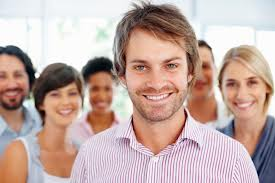
%> input picture code/grp.jpg, 275 x 183 px
$ octave code.m   (GNU Octave 9; MATLAB toolbox functions it lacks are replaced by stand-ins)
%> lines starting %> are read from the running program, lines starting %| are printed output that depends on the picture; in (x1, y1, x2, y2) boxes, pixels count from 0 and x2, y2 are one past the last pixel; in counts of white or black regions, pixels touching at a corner belong together; the program's own positions count from 1

clc;
clear all;
close all;
I=imread('grp.jpg');
%> I is the input picture: size 183x275x3 uint8; mean R, G, B 195.8, 171.5, 165.2
rgbInputImage = I;
II=I;
% [29 lines of commented-out code are left out]


segment = zeros(size(I,1), size(I,2));
figure(1)
imshow(I)
I=double(I);
%> I: size 183x275x3 double
R=I(:,:,1);
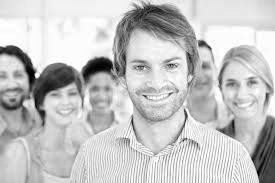
%> R: size 183x275 double; min 0, max 255, mean 195.8
G=I(:,:,2);
B=I(:,:,3);
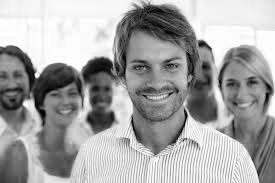
%> B: size 183x275 double; min 0, max 255, mean 165.2
cb = 0.148* I(:,:,1) - 0.291* I(:,:,2) + 0.439 * I(:,:,3) + 128; %calculating cb value using formula
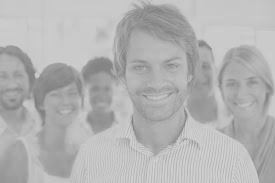
%> cb: size 183x275 double; min 127, max 210, mean 179.6
cr = 0.439 * I(:,:,1) - 0.368 * I(:,:,2) -0.071 * I(:,:,3) + 128;
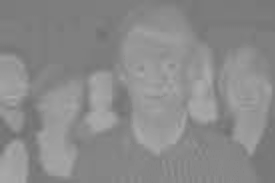
%> cr: size 183x275 double; min 112.9, max 171.3, mean 139.1
[w h]= size(I(:,:,1));
%> w = 183; h = 275
for i=1:w
    for j=1:h
        if 140<=cr(i,j) && cr(i,j)<=165 && 140<=cb(i,j) && cb(i,j)<=195
            segment(i,j)=1;
        else
            segment(i,j)=0;
        end
    end
end
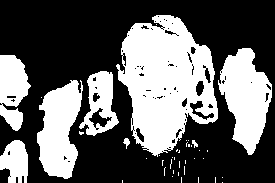
%> segment: size 183x275 double; values 0 (black) and 1 (white), 38.7% white; 41 white regions (33 under 20 px), largest, box (x1, y1, x2, y2) and area: (116, 15, 218, 157) 9011, (218, 48, 272, 155) 3453, (37, 80, 83, 179) 3036
figure(2)
imshow(segment)


% [26 lines of commented-out code are left out]

binaryImage=im2bw(segment,0.6);
figure, imshow(binaryImage);

%binary=im2bw(II,0.6);

filledBW = imfill(binaryImage,'holes');
%> filledBW: size 183x275 logical; 40.7% white; 41 white regions (33 under 20 px), largest, box (x1, y1, x2, y2) and area: (116, 15, 218, 157) 9674, (218, 48, 272, 155) 3498, (37, 80, 83, 179) 3045


figure, imshow(filledBW);

U=binaryImage;
se2 = strel('disk',1); %create structuring element
erodedBW = imerode(filledBW,se2);
%> erodedBW: size 183x275 logical; 37.5% white; 12 white regions (5 under 20 px), largest, box (x1, y1, x2, y2) and area: (119, 16, 217, 155) 9195, (219, 49, 271, 154) 3236, (38, 81, 81, 178) 2778
figure, imshow(erodedBW);

se1 = strel('disk',1);
dilateBW=imdilate(erodedBW,se1);
%> dilateBW: size 183x275 logical; 40.3% white; 11 white regions (2 under 20 px), largest, box (x1, y1, x2, y2) and area: (116, 15, 218, 156) 9633, (218, 48, 272, 155) 3488, (37, 80, 82, 179) 3017
figure, imshow(dilateBW);

dilateBW = immultiply(dilateBW,binaryImage);
%> dilateBW: size 183x275 logical; 38.3% white; 11 white regions (2 under 20 px), largest, box (x1, y1, x2, y2) and area: (116, 15, 218, 156) 8970, (218, 48, 272, 155) 3443, (37, 80, 82, 179) 3008
figure, imshow(dilateBW);

% [17 lines of commented-out code are left out]
binaryImage=dilateBW;
new = ~bwareaopen(~binaryImage,5);
%> new: size 183x275 logical; 38.4% white; 11 white regions (2 under 20 px), largest, box (x1, y1, x2, y2) and area: (116, 15, 218, 156) 9007, (218, 48, 272, 155) 3448, (37, 80, 82, 179) 3010
binaryImage=new;
% [16 lines of commented-out code are left out]


binaryImage = bwareaopen(binaryImage,2300);
%> binaryImage: size 183x275 logical; 30.7% white; 3 white regions
figure,imshow(binaryImage);

labeledImage = bwlabel(binaryImage, 8);
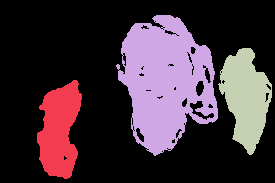
%> labeledImage: size 183x275 double; 4 distinct labels, from 0 to 3; one colour per label, 0 black

% [21 lines of commented-out code are left out]
blobMeasurements = regionprops(labeledImage, segment, 'all');
%> blobMeasurements = 3 regions; box (x1, y1, x2, y2), Area, Centroid, MajorAxisLength, MinorAxisLength and Eccentricity: (116, 15, 218, 156) 9007 [166 81.8] 135 93.52 0.721, (218, 48, 272, 155) 3448 [246.5 97.9] 102.5 45.39 0.897, (37, 80, 82, 179) 3010 [59.9 130.8] 104.8 40.52 0.922
numberOfPeople = size(blobMeasurements, 1)
%> numberOfPeople = 3
imagesc(II); title('Outlines, from bwboundaries()');
labeledImage11 = bwlabel(U, 8);
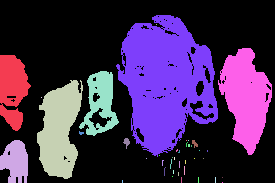
%> labeledImage11: size 183x275 double; 42 distinct labels, from 0 to 41; one colour per label, 0 black
blobMeasurements11 = regionprops(labeledImage11, segment, 'all');
%> blobMeasurements11 = 41 regions; largest, box (x1, y1, x2, y2), Area, Centroid, MajorAxisLength, MinorAxisLength and Eccentricity: (116, 15, 218, 157) 9011 [166 82] 135.5 93.61 0.723, (218, 48, 272, 155) 3453 [246.5 97.8] 102.6 45.48 0.896, (37, 80, 83, 179) 3036 [60 130.5] 105.7 40.86 0.922
%axis square;
hold on;
% [18 lines of commented-out code are left out]

imagesc(II);
hold on;
title('Original with bounding boxes');
% [5 lines of commented-out code are left out]

major_length=cat(1,blobMeasurements.MajorAxisLength);
%> major_length = [104.8; 135; 102.5]
minor_length=cat(1,blobMeasurements.MinorAxisLength);
%> minor_length = [40.52; 93.52; 45.39]
ratiolist=major_length./minor_length; %compute aspect ratio
%> ratiolist = [2.59; 1.44; 2.26]

for k = 1 : numberOfPeople % Loop through all blobs.
w = blobMeasurements(k).BoundingBox(3)
h =blobMeasurements(k).BoundingBox(4)
e = blobMeasurements(k).EulerNumber
area = blobMeasurements(k).Area


thisBlobsBox = blobMeasurements(k).BoundingBox; % Get list of pixels in current blob.
% [13 lines of commented-out code are left out]
 if(1-e>=2)
     if(ratiolist(k)<=3.5 && ratiolist(k)>=1)
         blobMeasurements(k).Eccentricity;
     if(blobMeasurements(k).Eccentricity <.39905)

         areab=thisBlobsBox(3)*thisBlobsBox(4)
         if(area>(areab/3))
         %.89905

            x1 = thisBlobsBox(1);
            y1 = thisBlobsBox(2);
            x2 = x1 + thisBlobsBox(3);
            y2 = y1 + thisBlobsBox(4);


            % fprintf(1,'#%d %.1f %.1f %.1f %.1f\n', k, x1, x2, y1, y2);
            x = [x1 x2 x2 x1 x1];
            y = [y1 y1 y2 y2 y1];
            %subplot(3,4,2);
            plot(x, y, 'LineWidth', 2);
         end
     end
   end
 end

end
%> this loop made 3 passes
%> (w, h, e, area, thisBlobsBox) on passes 1 to 3: (45, 99, 0, 3010, [37.5 80.5 45 99]), (102, 141, -38, 9007, [116.5 15.5 102 141]), (54, 107, -4, 3448, [218.5 48.5 54 107])

$ run again, with code/10.jpg copied over code/grp.jpg
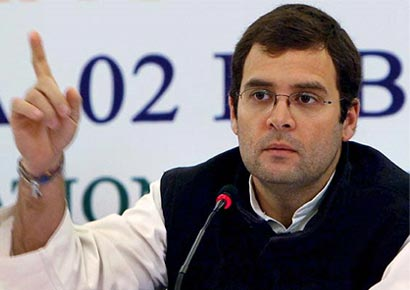
%> input picture code/10.jpg, 410 x 290 px
%> I is the input picture: size 290x410x3 uint8; mean R, G, B 137.4, 128.4, 130.8
%> I: size 290x410x3 double
%> `[w h]= size(I(:,:,1));`: w = 290; h = 410
%> after the loop `for i=1:w`:
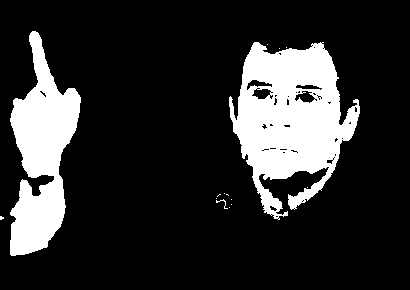
%> segment: size 290x410 double; values 0 (black) and 1 (white), 18.2% white; 15 white regions (12 under 20 px), largest, box (x1, y1, x2, y2) and area: (229, 42, 360, 220) 13036, (10, 31, 81, 256) 8533, (216, 199, 228, 209) 25
%> filledBW: size 290x410 logical; 18.7% white; 15 white regions (12 under 20 px), largest, box (x1, y1, x2, y2) and area: (229, 42, 360, 220) 13686, (10, 31, 81, 256) 8545, (216, 199, 228, 209) 25
%> erodedBW: size 290x410 logical; 17.5% white; 5 white regions (3 under 20 px), largest, box (x1, y1, x2, y2) and area: (230, 43, 359, 219) 12850, (11, 32, 80, 255) 7952
%> new: size 290x410 logical; 18.1% white; 4 white regions (2 under 20 px), largest, box (x1, y1, x2, y2) and area: (229, 42, 360, 220) 13010, (10, 31, 81, 256) 8530
%> labeledImage: size 290x410 double; 3 distinct labels, from 0 to 2
%> blobMeasurements = 2 regions; box (x1, y1, x2, y2), Area, Centroid, MajorAxisLength, MinorAxisLength and Eccentricity: (229, 42, 360, 220) 13010 [291.4 119.4] 160.6 119.4 0.669, (10, 31, 81, 256) 8530 [42.1 155.4] 220.8 61.21 0.961
%> numberOfPeople = 2
%> `labeledImage11 = bwlabel(U, 8);`:
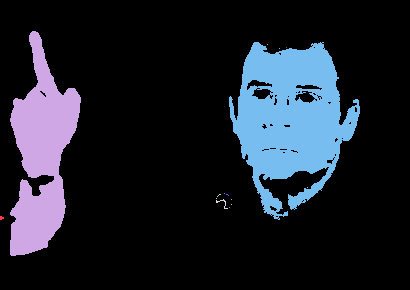
%> labeledImage11: size 290x410 double; 16 distinct labels, from 0 to 15; one colour per label, 0 black
%> blobMeasurements11 = 15 regions; largest, box (x1, y1, x2, y2), Area, Centroid, MajorAxisLength, MinorAxisLength and Eccentricity: (229, 42, 360, 220) 13036 [291.4 119.7] 161.7 119.3 0.675, (10, 31, 81, 256) 8533 [42.1 155.4] 220.8 61.22 0.961, (216, 199, 228, 209) 25 [223 203.7] 16.28 8.77 0.842
%> major_length = [220.8; 160.6]
%> minor_length = [61.21; 119.4]
%> ratiolist = [3.61; 1.35]
%> the loop `for k = 1 : numberOfPeople` made 2 passes
%> (w, h, e, area, thisBlobsBox) on passes 1 to 2: (71, 225, 0, 8530, [10.5 31.5 71 225]), (131, 178, -33, 13010, [229.5 42.5 131 178])

$ run again, with code/12.jpg copied over code/grp.jpg
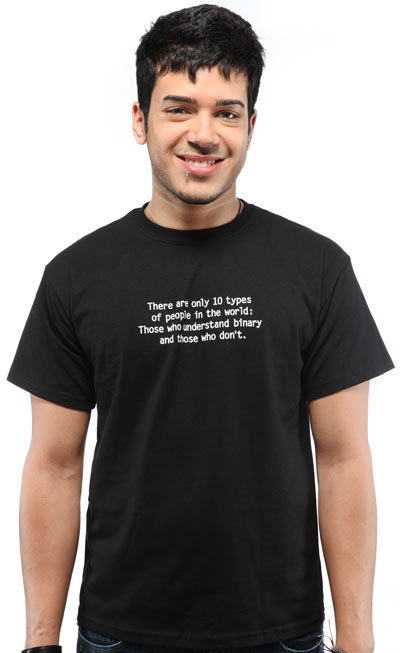
%> input picture code/12.jpg, 400 x 653 px
%> I is the input picture: size 653x400x3 uint8; mean R, G, B 138.9, 131.4, 127.8
%> I: size 653x400x3 double
%> `[w h]= size(I(:,:,1));`: w = 653; h = 400
%> after the loop `for i=1:w`:
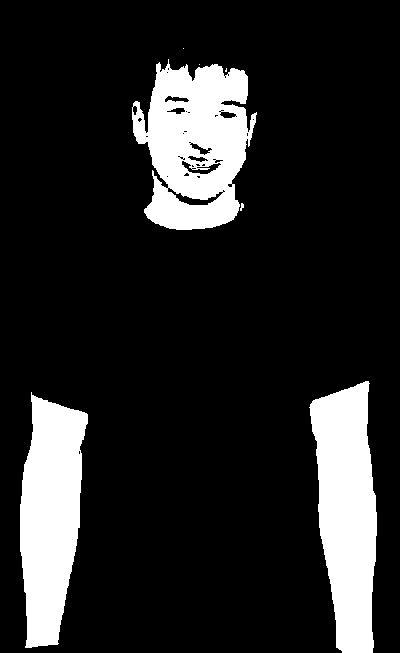
%> segment: size 653x400 double; values 0 (black) and 1 (white), 15% white; 7 white regions (3 under 20 px), largest, box (x1, y1, x2, y2) and area: (132, 59, 257, 230) 13980, (309, 381, 377, 653) 13063, (20, 392, 88, 648) 12222, (240, 203, 244, 211) 20
%> filledBW: size 653x400 logical; 15.4% white; 7 white regions (3 under 20 px), largest, box (x1, y1, x2, y2) and area: (132, 59, 257, 230) 14949, (309, 381, 377, 653) 13063, (20, 392, 88, 648) 12225, (240, 203, 244, 211) 20
%> erodedBW: size 653x400 logical; 14.7% white; 4 white regions (1 under 20 px), largest, box (x1, y1, x2, y2) and area: (133, 64, 256, 229) 14188, (310, 382, 376, 653) 12482, (21, 396, 87, 647) 11649
%> new: size 653x400 logical; 15% white; 4 white regions (1 under 20 px), largest, box (x1, y1, x2, y2) and area: (132, 63, 257, 230) 13951, (309, 381, 377, 653) 13061, (20, 395, 88, 648) 12217
%> labeledImage: size 653x400 double; 4 distinct labels, from 0 to 3
%> blobMeasurements = 3 regions; box (x1, y1, x2, y2), Area, Centroid, MajorAxisLength, MinorAxisLength and Eccentricity: (132, 63, 257, 230) 13951 [195.8 144.8] 180.9 114.6 0.774, (309, 381, 377, 653) 13061 [347.9 512.1] 291.9 59.69 0.979, (20, 395, 88, 648) 12217 [50.9 516.4] 263.6 60.97 0.973
%> numberOfPeople = 3
%> `labeledImage11 = bwlabel(U, 8);`:
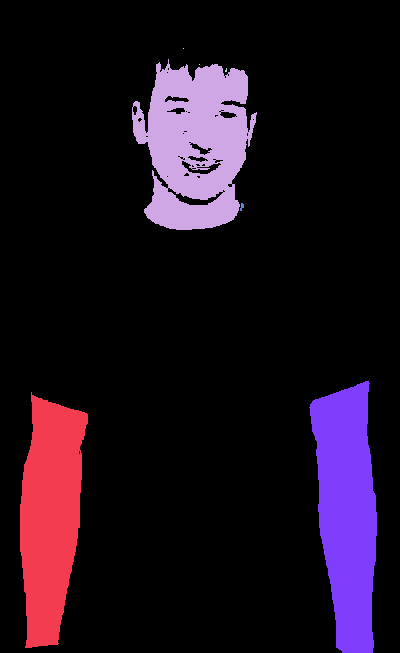
%> labeledImage11: size 653x400 double; 8 distinct labels, from 0 to 7; one colour per label, 0 black
%> blobMeasurements11 = 7 regions; largest, box (x1, y1, x2, y2), Area, Centroid, MajorAxisLength, MinorAxisLength and Eccentricity: (132, 59, 257, 230) 13980 [195.8 144.8] 181.1 114.9 0.773, (309, 381, 377, 653) 13063 [347.9 512.1] 292 59.7 0.979, (20, 392, 88, 648) 12222 [50.9 516.4] 263.8 60.99 0.973, (240, 203, 244, 211) 20 [242.5 207.3] 8.92 3.47 0.921
%> major_length = [263.6; 180.9; 291.9]
%> minor_length = [60.97; 114.6; 59.69]
%> ratiolist = [4.32; 1.58; 4.89]
%> the loop `for k = 1 : numberOfPeople` made 3 passes
%> (w, h, e, area, thisBlobsBox) on passes 1 to 3: (68, 253, 1, 12217, [20.5 395.5 68 253]), (125, 167, -26, 13951, [132.5 63.5 125 167]), (68, 272, 1, 13061, [309.5 381.5 68 272])

$ run again, with code/GroupPic.jpg copied over code/grp.jpg
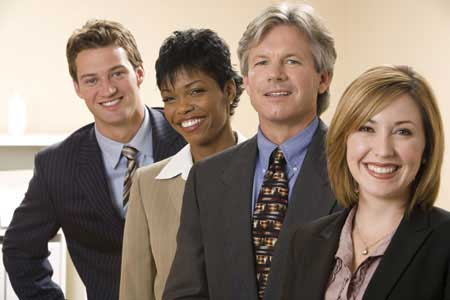
%> input picture code/GroupPic.jpg, 450 x 300 px
%> I is the input picture: size 300x450x3 uint8; mean R, G, B 138.6, 122.4, 109.9
%> I: size 300x450x3 double
%> `[w h]= size(I(:,:,1));`: w = 300; h = 450
%> filledBW: size 300x450 logical; 25.3% white; 47 white regions (21 under 20 px), largest, box (x1, y1, x2, y2) and area: (327, 64, 424, 273) 13113, (242, 22, 333, 145) 7284, (72, 38, 144, 143) 5084
%> erodedBW: size 300x450 logical; 23% white; 41 white regions (27 under 20 px), largest, box (x1, y1, x2, y2) and area: (328, 65, 423, 272) 12415, (243, 23, 332, 144) 6947, (73, 39, 143, 142) 4723
%> new: size 300x450 logical; 24% white; 38 white regions (15 under 20 px), largest, box (x1, y1, x2, y2) and area: (327, 64, 424, 273) 12263, (242, 22, 333, 145) 7208, (72, 38, 144, 143) 5064
%> labeledImage: size 300x450 double; 5 distinct labels, from 0 to 4
%> blobMeasurements = 4 regions; box (x1, y1, x2, y2), Area, Centroid, MajorAxisLength, MinorAxisLength and Eccentricity: (327, 64, 424, 273) 12263 [375.7 158.9] 203.2 89.15 0.899, (242, 22, 333, 145) 7208 [284.3 81.2] 118.9 80.31 0.737, (72, 38, 144, 143) 5064 [110.8 90.1] 106.3 65.98 0.784, (160, 71, 236, 160) 4039 [199.9 112.7] 90.45 65.98 0.684
%> numberOfPeople = 4
%> `labeledImage11 = bwlabel(U, 8);`:
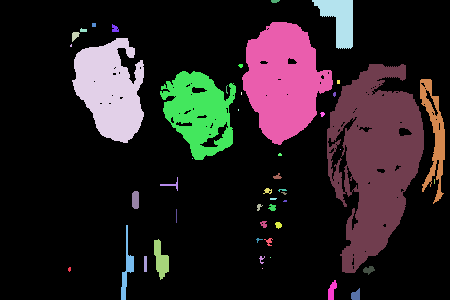
%> labeledImage11: size 300x450 double; 49 distinct labels, from 0 to 48; one colour per label, 0 black
%> blobMeasurements11 = 48 regions; largest, box (x1, y1, x2, y2), Area, Centroid, MajorAxisLength, MinorAxisLength and Eccentricity: (327, 64, 424, 273) 12264 [375.7 159] 203.4 89.2 0.899, (242, 22, 333, 145) 7206 [284.3 81.2] 119 80.28 0.738, (72, 38, 144, 143) 5061 [110.8 90.1] 106.4 66.12 0.784
%> major_length = [106.3; 90.45; 118.9; 203.2]
%> minor_length = [65.98; 65.98; 80.31; 89.15]
%> ratiolist = [1.61; 1.37; 1.48; 2.28]
%> the loop `for k = 1 : numberOfPeople` made 4 passes
%> (w, h, e, area, thisBlobsBox) on passes 1 to 4: (72, 105, -1, 5064, [72.5 38.5 72 105]), (76, 89, -9, 4039, [160.5 71.5 76 89]), (91, 123, -2, 7208, [242.5 22.5 91 123]), (97, 209, -16, 12263, [327.5 64.5 97 209])
